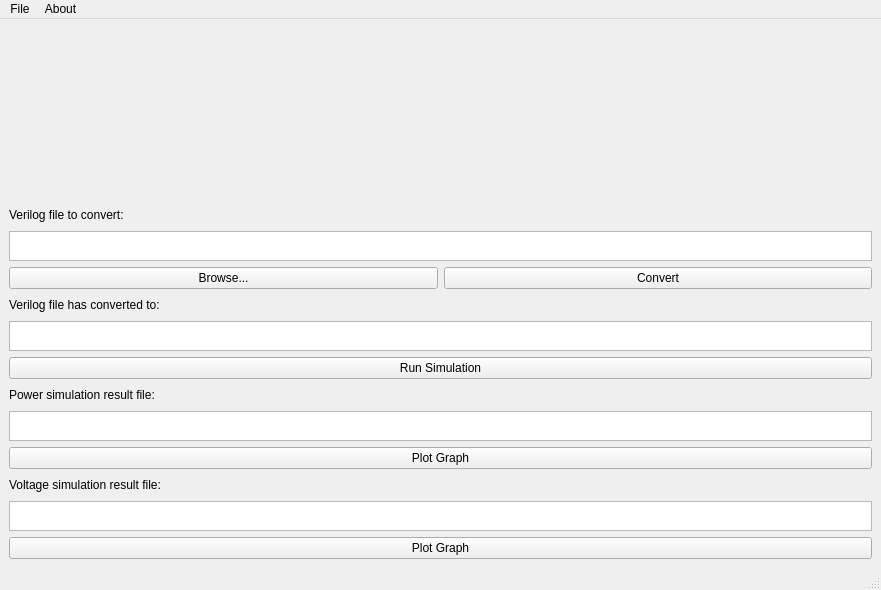
<?xml version="1.0" encoding="UTF-8"?>
<ui version="4.0">
 <class>MainWindow</class>
 <widget class="QMainWindow" name="MainWindow">
  <property name="enabled">
   <bool>true</bool>
  </property>
  <property name="geometry">
   <rect>
    <x>0</x>
    <y>0</y>
    <width>881</width>
    <height>590</height>
   </rect>
  </property>
  <property name="sizePolicy">
   <sizepolicy hsizetype="Preferred" vsizetype="Preferred">
    <horstretch>0</horstretch>
    <verstretch>0</verstretch>
   </sizepolicy>
  </property>
  <property name="maximumSize">
   <size>
    <width>1000</width>
    <height>608</height>
   </size>
  </property>
  <property name="acceptDrops">
   <bool>false</bool>
  </property>
  <property name="windowTitle">
   <string>Vetsco</string>
  </property>
  <widget class="QWidget" name="centralwidget">
   <property name="sizePolicy">
    <sizepolicy hsizetype="Fixed" vsizetype="Fixed">
     <horstretch>0</horstretch>
     <verstretch>0</verstretch>
    </sizepolicy>
   </property>
   <layout class="QVBoxLayout" name="verticalLayout_10">
    <item>
     <widget class="QLabel" name="label_5">
      <property name="sizePolicy">
       <sizepolicy hsizetype="Preferred" vsizetype="Preferred">
        <horstretch>0</horstretch>
        <verstretch>0</verstretch>
       </sizepolicy>
      </property>
      <property name="font">
       <font>
        <family>Manjari</family>
        <pointsize>30</pointsize>
        <weight>50</weight>
        <bold>false</bold>
       </font>
      </property>
      <property name="text">
       <string/>
      </property>
      <property name="pixmap">
       <pixmap>../Vetsco.png</pixmap>
      </property>
      <property name="alignment">
       <set>Qt::AlignCenter</set>
      </property>
     </widget>
    </item>
    <item>
     <layout class="QVBoxLayout" name="verticalLayout_3">
      <property name="sizeConstraint">
       <enum>QLayout::SetFixedSize</enum>
      </property>
      <item>
       <layout class="QVBoxLayout" name="verticalLayout_2">
        <property name="sizeConstraint">
         <enum>QLayout::SetFixedSize</enum>
        </property>
        <item>
         <widget class="QLabel" name="label">
          <property name="minimumSize">
           <size>
            <width>0</width>
            <height>0</height>
           </size>
          </property>
          <property name="maximumSize">
           <size>
            <width>16777215</width>
            <height>20</height>
           </size>
          </property>
          <property name="text">
           <string>Verilog file to convert:</string>
          </property>
         </widget>
        </item>
        <item>
         <widget class="QTextEdit" name="textEdit">
          <property name="sizePolicy">
           <sizepolicy hsizetype="Expanding" vsizetype="Preferred">
            <horstretch>0</horstretch>
            <verstretch>0</verstretch>
           </sizepolicy>
          </property>
          <property name="minimumSize">
           <size>
            <width>0</width>
            <height>0</height>
           </size>
          </property>
          <property name="maximumSize">
           <size>
            <width>16777215</width>
            <height>30</height>
           </size>
          </property>
         </widget>
        </item>
       </layout>
      </item>
      <item>
       <layout class="QHBoxLayout" name="horizontalLayout_2">
        <property name="sizeConstraint">
         <enum>QLayout::SetFixedSize</enum>
        </property>
        <item>
         <widget class="QPushButton" name="pushButton">
          <property name="minimumSize">
           <size>
            <width>0</width>
            <height>0</height>
           </size>
          </property>
          <property name="text">
           <string>Browse...</string>
          </property>
         </widget>
        </item>
        <item>
         <widget class="QPushButton" name="pushButton_2">
          <property name="minimumSize">
           <size>
            <width>0</width>
            <height>0</height>
           </size>
          </property>
          <property name="text">
           <string>Convert</string>
          </property>
         </widget>
        </item>
       </layout>
      </item>
     </layout>
    </item>
    <item>
     <layout class="QVBoxLayout" name="verticalLayout_6">
      <property name="sizeConstraint">
       <enum>QLayout::SetFixedSize</enum>
      </property>
      <item>
       <layout class="QVBoxLayout" name="verticalLayout_4">
        <property name="sizeConstraint">
         <enum>QLayout::SetFixedSize</enum>
        </property>
        <item>
         <widget class="QLabel" name="label_2">
          <property name="sizePolicy">
           <sizepolicy hsizetype="Preferred" vsizetype="Preferred">
            <horstretch>0</horstretch>
            <verstretch>0</verstretch>
           </sizepolicy>
          </property>
          <property name="maximumSize">
           <size>
            <width>16777215</width>
            <height>20</height>
           </size>
          </property>
          <property name="text">
           <string>Verilog file has converted to:</string>
          </property>
         </widget>
        </item>
        <item>
         <widget class="QTextEdit" name="textEdit_2">
          <property name="sizePolicy">
           <sizepolicy hsizetype="Expanding" vsizetype="Preferred">
            <horstretch>0</horstretch>
            <verstretch>0</verstretch>
           </sizepolicy>
          </property>
          <property name="maximumSize">
           <size>
            <width>16777215</width>
            <height>30</height>
           </size>
          </property>
         </widget>
        </item>
        <item>
         <layout class="QVBoxLayout" name="verticalLayout_13"/>
        </item>
       </layout>
      </item>
      <item>
       <layout class="QHBoxLayout" name="horizontalLayout_3">
        <property name="sizeConstraint">
         <enum>QLayout::SetFixedSize</enum>
        </property>
        <item>
         <widget class="QPushButton" name="pushButton_3">
          <property name="text">
           <string>Run Simulation</string>
          </property>
         </widget>
        </item>
       </layout>
      </item>
     </layout>
    </item>
    <item>
     <layout class="QVBoxLayout" name="verticalLayout_8">
      <property name="sizeConstraint">
       <enum>QLayout::SetFixedSize</enum>
      </property>
      <item>
       <layout class="QVBoxLayout" name="verticalLayout_7">
        <property name="sizeConstraint">
         <enum>QLayout::SetFixedSize</enum>
        </property>
        <item>
         <widget class="QLabel" name="label_3">
          <property name="maximumSize">
           <size>
            <width>16777215</width>
            <height>20</height>
           </size>
          </property>
          <property name="text">
           <string>Power simulation result file:</string>
          </property>
         </widget>
        </item>
        <item>
         <widget class="QTextEdit" name="textEdit_3">
          <property name="sizePolicy">
           <sizepolicy hsizetype="Expanding" vsizetype="Preferred">
            <horstretch>0</horstretch>
            <verstretch>0</verstretch>
           </sizepolicy>
          </property>
          <property name="maximumSize">
           <size>
            <width>16777215</width>
            <height>30</height>
           </size>
          </property>
         </widget>
        </item>
        <item>
         <widget class="QPushButton" name="pushButton_4">
          <property name="text">
           <string>Plot Graph</string>
          </property>
         </widget>
        </item>
        <item>
         <widget class="QLabel" name="label_4">
          <property name="maximumSize">
           <size>
            <width>16777215</width>
            <height>20</height>
           </size>
          </property>
          <property name="text">
           <string>Voltage simulation result file:</string>
          </property>
         </widget>
        </item>
        <item>
         <widget class="QTextEdit" name="textEdit_4">
          <property name="enabled">
           <bool>true</bool>
          </property>
          <property name="maximumSize">
           <size>
            <width>16777215</width>
            <height>30</height>
           </size>
          </property>
         </widget>
        </item>
       </layout>
      </item>
      <item>
       <widget class="QPushButton" name="pushButton_5">
        <property name="text">
         <string>Plot Graph</string>
        </property>
       </widget>
      </item>
     </layout>
    </item>
   </layout>
  </widget>
  <widget class="QMenuBar" name="menubar">
   <property name="geometry">
    <rect>
     <x>0</x>
     <y>0</y>
     <width>881</width>
     <height>22</height>
    </rect>
   </property>
   <widget class="QMenu" name="menuVerilogToSpiceConverter">
    <property name="title">
     <string>File</string>
    </property>
    <addaction name="actionExit"/>
   </widget>
   <widget class="QMenu" name="menuAbout">
    <property name="title">
     <string>About</string>
    </property>
    <addaction name="actionAbout_Vetsco"/>
   </widget>
   <addaction name="menuVerilogToSpiceConverter"/>
   <addaction name="menuAbout"/>
  </widget>
  <widget class="QStatusBar" name="statusbar"/>
  <action name="actionExit">
   <property name="checkable">
    <bool>false</bool>
   </property>
   <property name="text">
    <string>Exit</string>
   </property>
   <property name="menuRole">
    <enum>QAction::TextHeuristicRole</enum>
   </property>
  </action>
  <action name="actionAbout_Vetsco">
   <property name="text">
    <string>About Vetsco...</string>
   </property>
  </action>
 </widget>
 <resources/>
 <connections/>
</ui>
